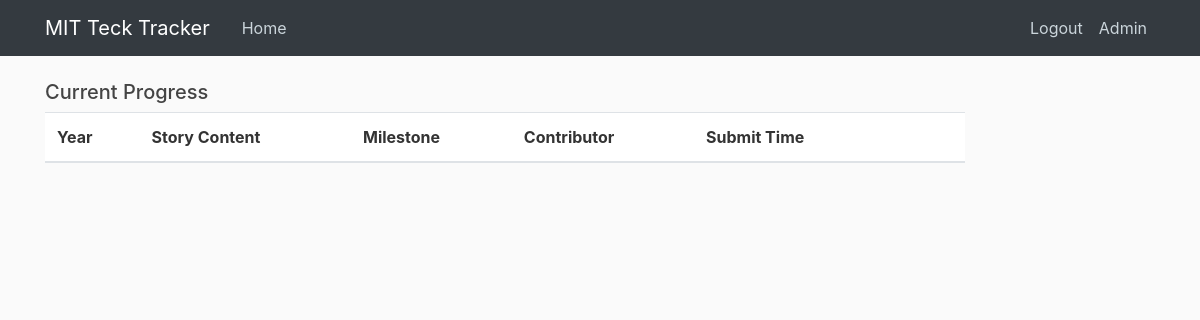
Page /view_all_stories/Cognitive Computing (signed in) on the earlier database version.
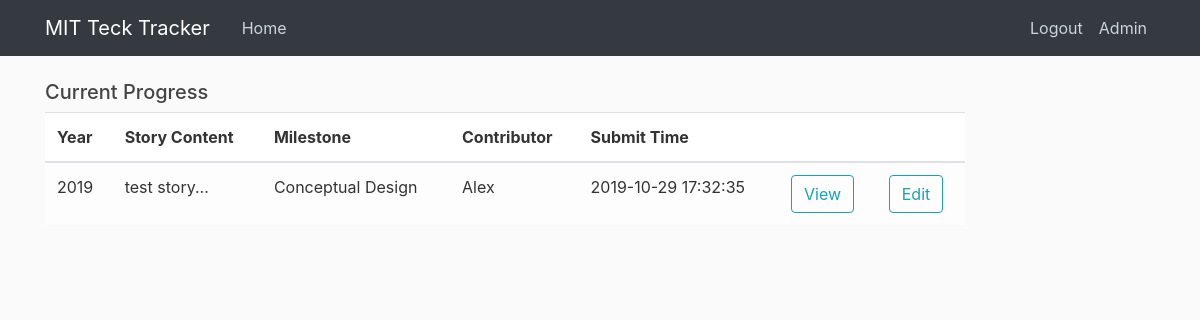
Same page on the later database version.
### tables this page shows
CREATE TABLE tech_story_log (
  log_s_id integer PRIMARY KEY autoincrement,
  contributor integer NOT NULL,
  contribute_time timestamp without time zone NOT NULL,
  tech_name text NOT NULL,
  story_year integer NOT NULL,
  story_date text,
  story_content text NOT NULL,
  milestone text NOT NULL,
  sources text,
  change_committed timestamp without time zone
);

CREATE TABLE users (
  user_id integer PRIMARY KEY autoincrement, -- SERIAL PRIMARY KEY,
  username text,
  email text NOT NULL,
  password text NOT NULL,
  can_scout boolean DEFAULT True,
  can_analyse boolean DEFAULT True,
  can_edit boolean DEFAULT False,
  admin boolean DEFAULT False
);

### app.py (the view)
@app.route("/view_all_stories/<tech>", methods = ['GET', 'POST'])
def view_all_stories(tech):
    db = get_db()
    user = get_current_user()
    if not user:
        return redirect(url_for('login'))
    if user['can_edit'] == 0:
        flash('No access. Please contact administrators', 'danger')
        return redirect(url_for('home'))
    stories_cur = db.execute('''
                            select
                                tsl.log_s_id log_s_id,
                                tsl.tech_name,
                                tsl.milestone,
                                substr(tsl.story_content, 1, 100)|| '...' story_content, tsl.story_year,
                                tsl.contributor contributor_id,
                                tsl.change_committed,
                                u.username contributor_name, datetime(tsl.contribute_time,'unixepoch') contribute_time
                            from tech_story_log tsl, users u, milestones m
                            where tsl.tech_name = ?
                            and tsl.contributor = u.user_id
                            and tsl.milestone = m.ms_name
                            order by tsl.story_year asc, m.milestone_id

                            ''', [tech])
    stories_results = stories_cur.fetchall()
    return render_template('view_all_stories.html', title='View Progress',  user = user, stories = stories_results, tech=tech)

### app.py (called while the page is built)
def get_current_user():
    user_result = None
    if 'user' in session:
        user_email = session['user']
        db = get_db()
        user_cur = db.execute('select user_id, email, password, can_scout, can_analyse, can_edit, admin from users where email = ?', [user_email])
        user_result = user_cur.fetchone()
    return user_result

### dbTest.py (called while the page is built)
def connect_db(RowMode=True):
    sql = sqlite3.connect(dbpath)
    if RowMode:
        sql.row_factory = sqlite3.Row
    else:
        sql.row_factory = lambda cursor, row: row[0]
    return sql

def get_db():
    if not hasattr(g, 'sqlite3_db'):
        g.sqlite_db = connect_db()
    return g.sqlite_db

### templates/view_all_stories.html
{% extends "layout.html" %}
{% from "show_links.html" import show_links %}
{% block nav %}
{{ show_links(user) }}
{% endblock %}
{% block content %}
<div div class="table table-responsive-sm">
      <h5>Current Progress</h5>
      <table id="example" class="table table-hover" >
        <thead>
            <tr>
                <th>Year</th>
                <th>Story Content</th>
                <th>Milestone</th>
                <th>Contributor</th>
                <th>Submit Time</th>
                <th> </th>
                <th> </th>
            </tr>
        </thead>
        {% for story in stories %}
        <tbody>
            <tr class="{% if story['change_committed'] %} table-success {% else %} table-light {% endif %}">
                <td>{{ story['story_year'] }}</td>
                <td>{{ story['story_content'] }}</td>
                <td>{{ story['milestone'] }}</td>
                <td>{{ story['contributor_name'] }}</td>
                <td>{{ story['contribute_time'] }}</td>
                <td>
                  <a href = "{{ url_for('view_log', log_s_id= story['log_s_id'], mode = 'edit') }}" role="button"  class="btn btn-outline-info ">View</a>
                </td>
                <td>
                  <a href = "{{ url_for('edit_log', log_s_id= story['log_s_id']) }}" role="button"  class="btn {% if story['contributor_id'] == user['user_id'] or user['can_edit'] == 1 %} btn-outline-info {% else %} btn-outline-secondary disabled {% endif %}">Edit</a>
                </td>
            </tr>
        </tbody>
        {% endfor %}
      </table>
</div>
{% endblock content %}

Differences in the rows shown:
added tech_story_log: story_year "2019", story_content "test story...", milestone "Conceptual Design", contributor_name "Alex", contribute_time "2019-10-29 17:32:35"
